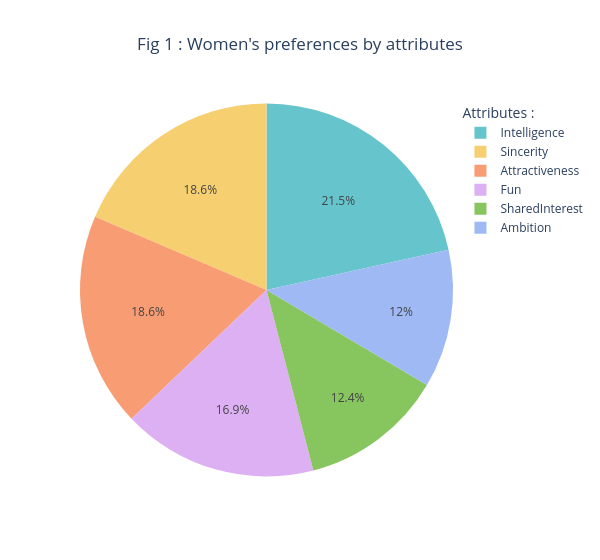

Notebook source saved alongside this figure:
### Code cell
fig1=px.pie(df_least,values=df_least.iloc[0],names=df_least.columns,title="Fig 1 : Women's preferences by attributes",width=600,color_discrete_sequence = px.colors.qualitative.Pastel)
fig1.update_layout(
    title_x= 0.5,
    legend_title='Attributes :')
fig1.show()

### Figure 1 — Plotly figure (JSON) as saved in the notebook; plotly's stock layout.template omitted (floating-point values rounded to 4 significant figures)
{"data": [{"domain": {"x": [0, 1], "y": [0, 1]}, "hovertemplate": "label=%{label}<br>value=%{value}<extra></extra>", "labels": ["Attractiveness", "Sincerity", "Intelligence", "Fun", "Ambition", "SharedInterest"], "legendgroup": "", "name": "", "showlegend": true, "type": "pie", "values": [18.55, 18.56, 21.52, 16.92, 11.97, 12.44]}], "layout": {"legend": {"title": {"text": "Attributes :"}, "tracegroupgap": 0}, "piecolorway": ["rgb(102, 197, 204)", "rgb(246, 207, 113)", "rgb(248, 156, 116)", "rgb(220, 176, 242)", "rgb(135, 197, 95)", "rgb(158, 185, 243)", "rgb(254, 136, 177)", "rgb(201, 219, 116)", "rgb(139, 224, 164)", "rgb(180, 151, 231)", "rgb(179, 179, 179)"], "title": {"text": "Fig 1 : Women's preferences by attributes", "x": 0.5}, "width": 600}}
